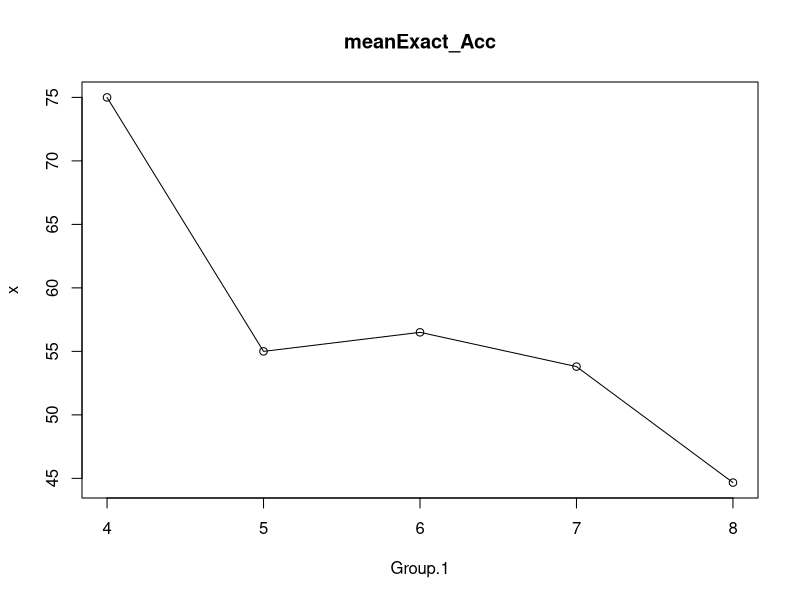
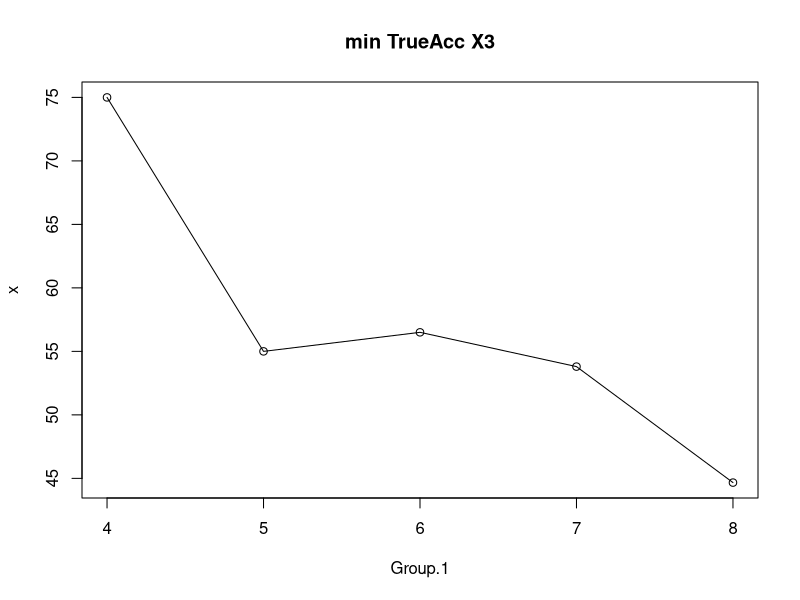
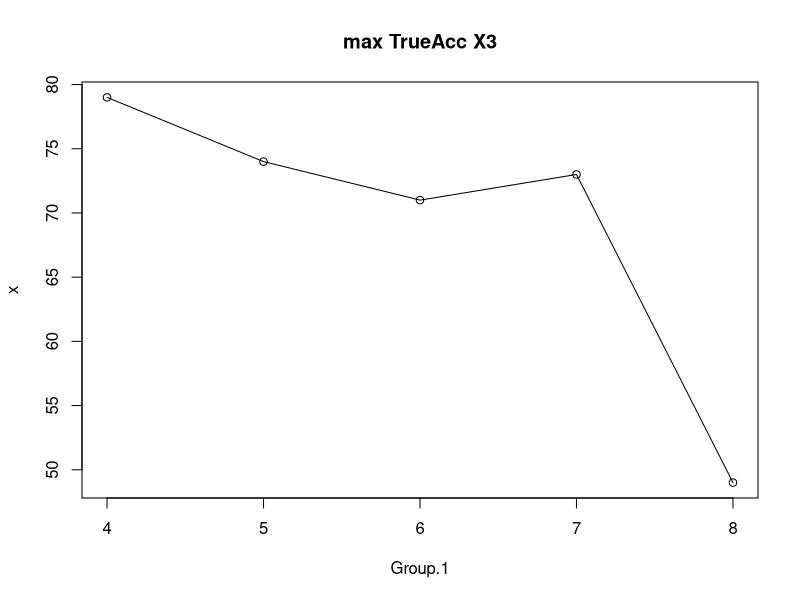
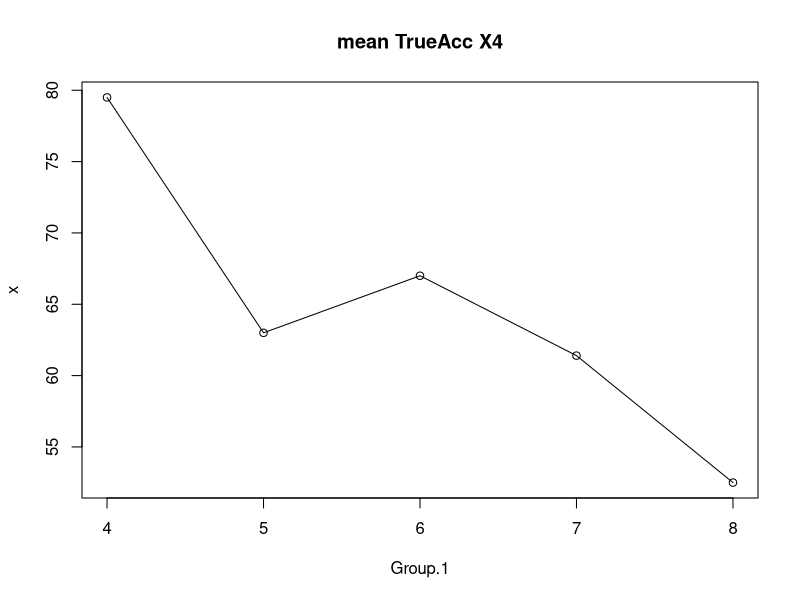
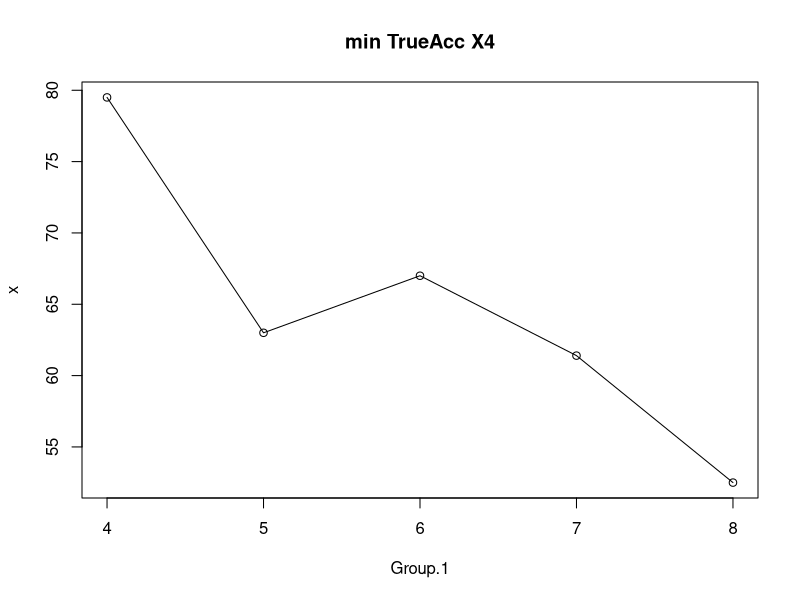
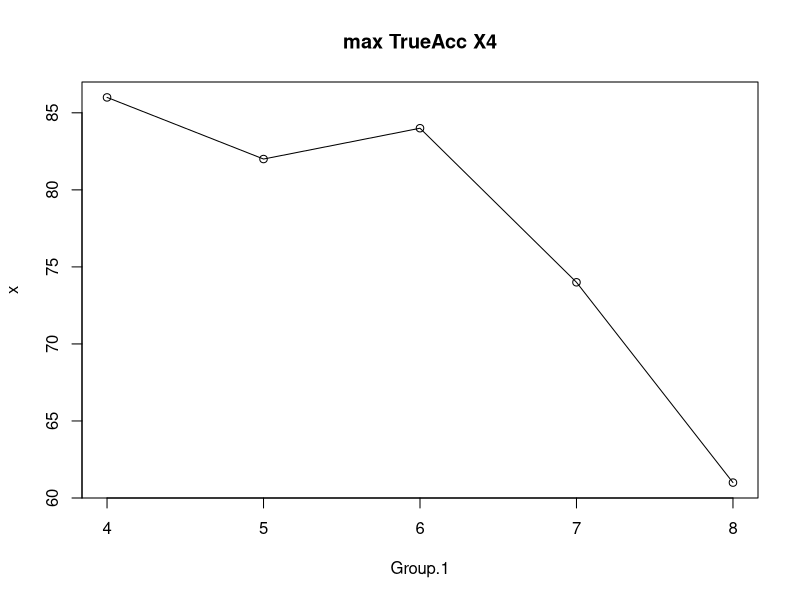
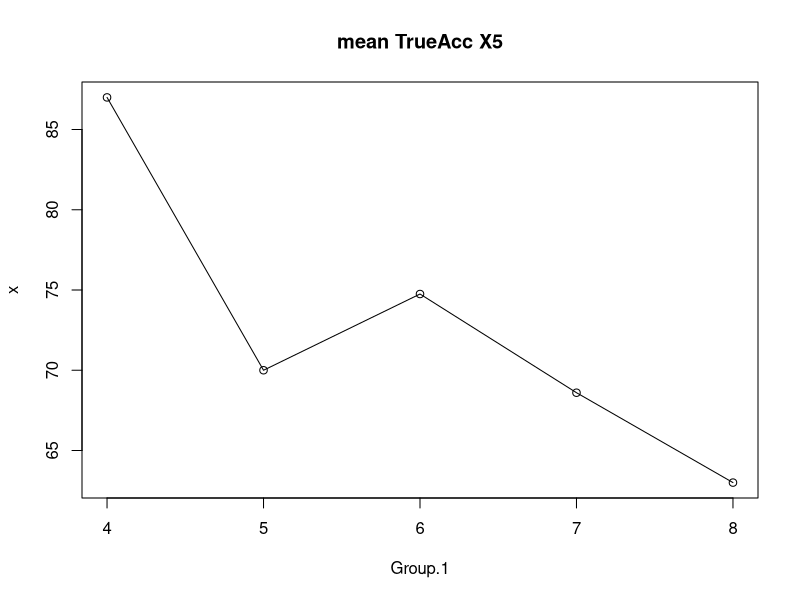
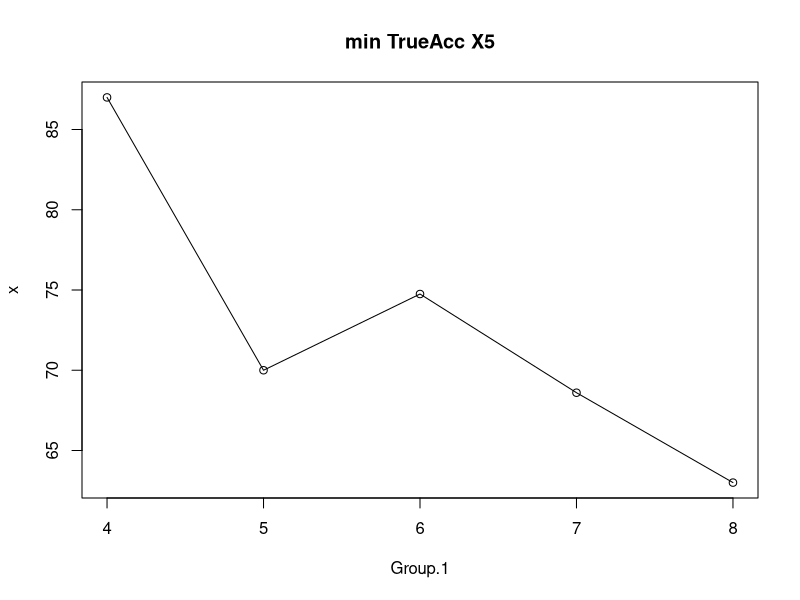

R code for these plots, in order:
df = read.table("All_Result_PMF_True_Acc.csv", sep=",", head=T)



df = data.frame(t(df))
df = df[-1,]


mean = aggregate(df$X3, by = list(df$X1), FUN= mean)
min = aggregate(df$X3, by = list(df$X1), FUN= mean)
max = aggregate(df$X3, by = list(df$X1), FUN= max)
png("./fig/meanExact_Acc")
plot(mean, main="meanExact_Acc", type="l")
points(mean)
dev.off()

png("./fig/minTrueAccX3")
plot(min, main="min TrueAcc X3", type="l")
points(min)
dev.off()

png("./fig/maxTrueAccX3")
plot(max, main="max TrueAcc X3", type="l")
points(max)
dev.off()


mean = aggregate(df$X4, by = list(df$X1), FUN= mean)
min = aggregate(df$X4, by = list(df$X1), FUN= mean)
max = aggregate(df$X4, by = list(df$X1), FUN= max)
png("./fig/meanTrueAccX4")
plot(mean, main="mean TrueAcc X4", type="l")
points(mean)
dev.off()

png("./fig/minTrueAccX4")
plot(min, main="min TrueAcc X4", type="l")
points(min)
dev.off()

png("./fig/maxTrueAccX4")
plot(max, main="max TrueAcc X4", type="l")
points(max)
dev.off()


mean = aggregate(df$X5, by = list(df$X1), FUN= mean)
min = aggregate(df$X5, by = list(df$X1), FUN= mean)
max = aggregate(df$X5, by = list(df$X1), FUN= max)
png("./fig/meanTrueAccX5")
plot(mean, main="mean TrueAcc X5", type="l")
points(mean)
dev.off()

png("./fig/minTrueAccX5")
plot(min, main="min TrueAcc X5", type="l")
points(min)
dev.off()

png("./fig/maxTrueAccX5")
plot(max, main="max TrueAcc X5", type="l")
points(max)
dev.off()



df = read.table("All_Result_PMF_True_RMSE.csv", sep=",", head=T)

df = data.frame(t(df))
df = df[-1,]
names(df)[3:5] = c("val_error", "rmse_data", "max_error")

mean = aggregate(df$val_error, by = list(df$X1), FUN= mean)
min = aggregate(df$val_error, by = list(df$X1), FUN= mean)
max = aggregate(df$val_error, by = list(df$X1), FUN= max)
png("./fig/meanValError")
plot(mean, main="meanValError", type="l")
points(mean)
dev.off()

png("./fig/minValError")
plot(min, main="minValError", type="l")
points(min)
dev.off()

png("./fig/maxValError")
plot(max, main="maxValError", type="l")
points(max)
dev.off()



mean = aggregate(df$rmse_data, by = list(df$X1), FUN= mean)
min = aggregate(df$rmse_data, by = list(df$X1), FUN= mean)
max = aggregate(df$rmse_data, by = list(df$X1), FUN= max)
png("./fig/meanRmse_data")
plot(mean, main="meanRmse_data", type="l")
points(mean)
dev.off()

png("./fig/minRmse_data")
plot(min, main="minRmse_data", type="l")
points(min)
dev.off()

png("./fig/maxRmse_data")
plot(max, main="maxRmse_data", type="l")
points(max)
dev.off()



mean = aggregate(df$max_error, by = list(df$X1), FUN= mean)
min = aggregate(df$max_error, by = list(df$X1), FUN= mean)
max = aggregate(df$max_error, by = list(df$X1), FUN= max)
png("./fig/meanMax_error")
plot(mean, main="meanMax_error", type="l")
points(mean)
dev.off()

png("./fig/minMax_error")
plot(min, main="minMax_error", type="l")
points(min)
dev.off()

png("./fig/maxMax_error")
plot(max, main="maxMax_error", type="l")
points(max)
dev.off()

